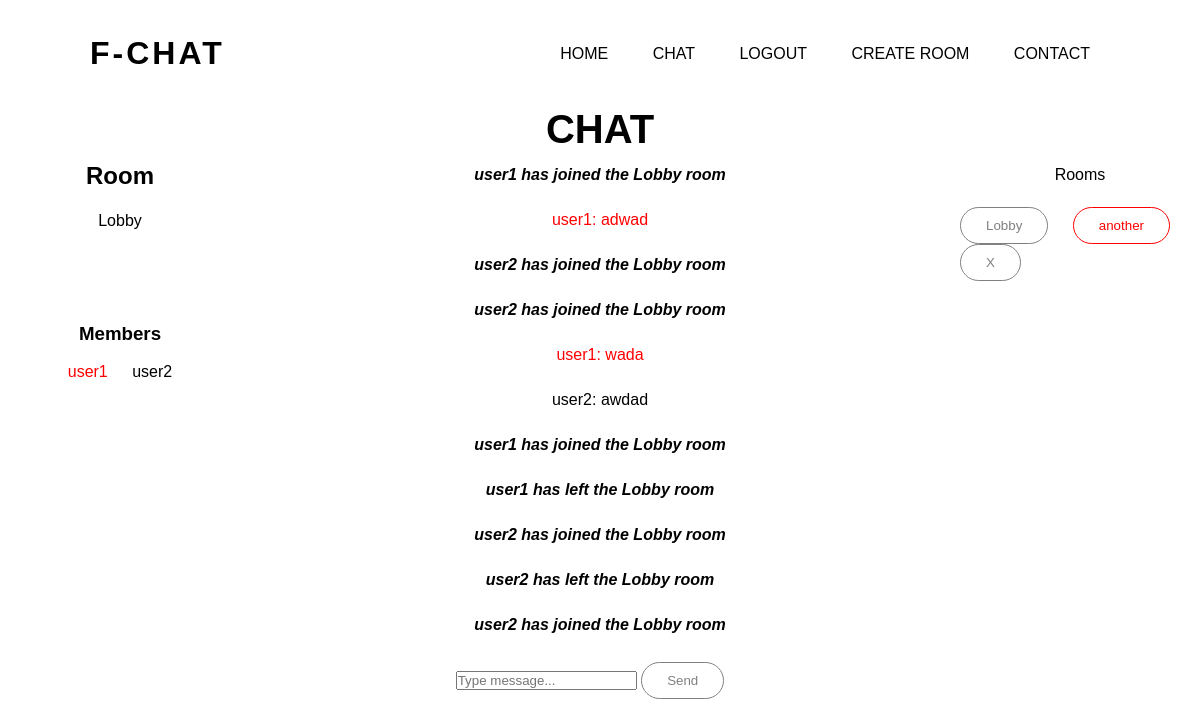
Page /chat (signed in) on the earlier database version.
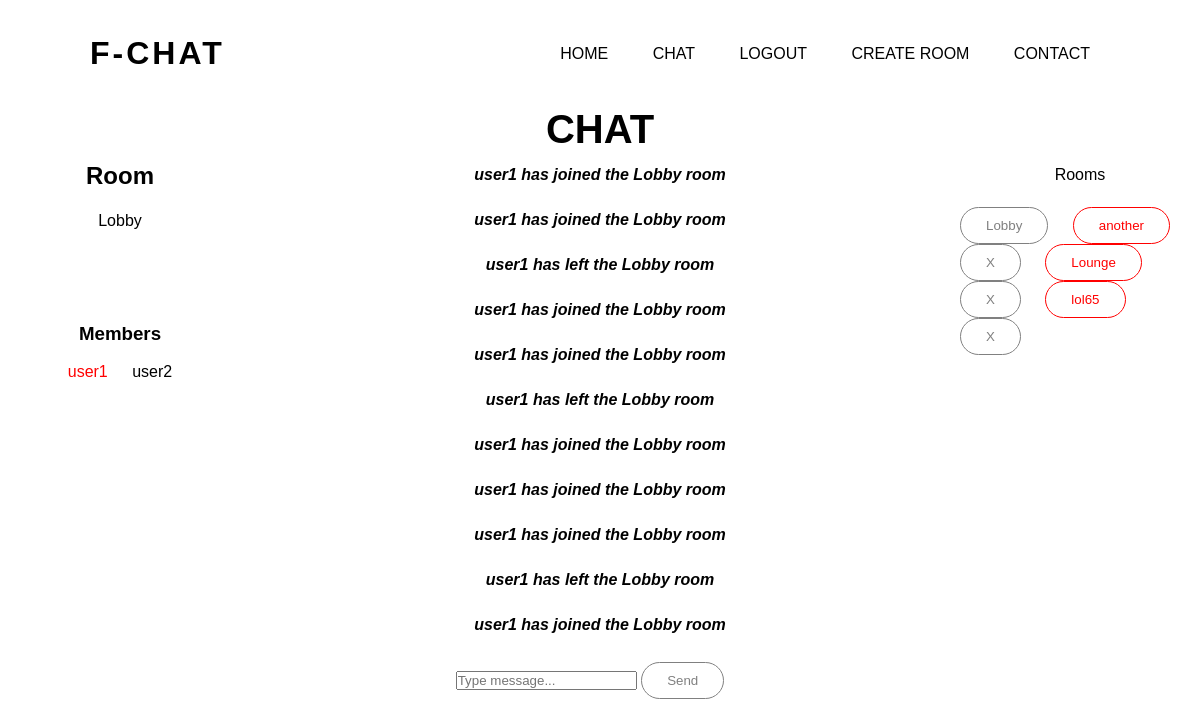
Same page on the later database version.
### app/models.py (models this page shows)
class User(db.Model, UserMixin):
    __tablename__ = "user"
    id = db.Column(db.Integer, primary_key=True)
    username = db.Column(db.String(80))
    email = db.Column(db.String(100))
    password = db.Column(db.String(200))
    authored_messages = db.relationship('Message')
    owned_rooms = db.relationship('Room')
    rooms = db.relationship('Room', secondary=room_members, backref=db.backref('members', lazy='dynamic'))

class Message(db.Model):
    __tablename__ = "message"
    id = db.Column(db.Integer, primary_key=True)
    room_id = db.Column(db.Integer, db.ForeignKey('room.id'))
    author = db.Column(db.String(80), db.ForeignKey('user.username'))
    content = db.Column(db.String(500))
    receivers = db.relationship('User', secondary=message_receivers, backref=db.backref('messages', lazy='dynamic'))
    is_system_message = db.Column(db.Boolean, default=False)

class Room(db.Model):
    __tablename__ = "room"
    id = db.Column(db.Integer, primary_key=True)
    room_name = db.Column(db.String(100))
    owner = db.Column(db.String(80), db.ForeignKey('user.username'))
    messages = db.relationship('Message')

### app/views.py (the view)
@views.route("/chat", methods=["GET", "POST"])
def chat():
    lobby_room = Room.query.filter_by(room_name="Lobby").first()
    if not lobby_room:
        lobby_room = Room(room_name="Lobby")
        db.session.add(lobby_room)
        for user in User.query.all():
            lobby_room.members.append(user)
        db.session.commit()
    elif current_user not in lobby_room.members:
        lobby_room.members.append(current_user)
        db.session.commit()
    elif len(lobby_room.messages) >= 100:
        db.session.delete(lobby_room.messages[0])
        db.session.commit()
    return render_template("chat.html", user=current_user, rooms=current_user.rooms, current_room=Room.query.filter_by(room_name=session["current_room"]).first())

### app/__init__.py (called while the page is built)
def create_app():
    app.config["SECRET_KEY"] = "secret!"
    app.config["SESSION_TYPE"] = "filesystem"
    app.config["SQLALCHEMY_DATABASE_URI"] = f"sqlite:///{DB_NAME}"
    login_manager = LoginManager()
    login_manager.init_app(app)
    Session(app)
    @login_manager.user_loader
    def load_user(id):
        return User.query.get(int(id))
    db.init_app(app)
    from .application import socketio
    from .views import views
    from .auth import auth
    app.register_blueprint(views, url_prefix="/")
    app.register_blueprint(auth, url_prefix="/")
    create_database(app)
    return socketio, app

### app/templates/chat.html (shortened to what this page needs)
{% extends "base.html" %} {% block title %} Chat {% endblock %}
{% from 'field-macro.html' import displayField %}
{% block content %}
<h1 class="chat-heading">Chat</h1>
<head>
    <link rel="stylesheet" href="../static/css/chat.css">
</head>
<div class="container">
        <div id="display-current-room">
            <h2>Room</h2><br>
            <p id="get-room">{{current_room.room_name}}</p>
        </div>
        <div id="display-room-members">
            <h3 align="center">Members</h3><br>
            <ul class="member-list">
            {% for member in current_room.members %}
                {% if member.username == user.username %}
                    <li style="color: red;">{{member.username}}</li>
                {% else %}
                    <li>{{member.username}}</li>
                {% endif %}
            {% endfor %}
            </ul>
        </div>
        <div id="manage-room">
        </div>
        <div id="display-message-section">
            {% for message in current_room.messages %}
                {% if message in user.messages %}
                    {% if message.is_system_message %}
                        <p><i><b>{{ message.content }}</b></i></p>
                    {% else %}
                        {% if message.author == user.username %}
                            <p style="color: red;">{{ message.author }}: {{ message.content }}</p>
                        {% else %}
                            <p>{{ message.author }}: {{ message.content }}</p>
                        {% endif %}
                    {% endif %}
                {% endif %}
            {% endfor %}
        </div>
        <div id="input-area">
            <input type="text" id="user_message" placeholder="Type message..." autocomplete="off">
            <button class="send-button" type="button" id="send_message">Send</button>
        </div>
        <div id="room-section">
            <p>Rooms</p>
            {% for room in rooms %}
                {% if room.owner == user.username %}
                    <button style="color: red;" class="select-room" type="button">{{room.room_name}}</button>
                    <button onclick="deleteRoom('{{room.room_name}}')">X</button>
                {% else %}
                    <button class="select-room" type="button">{{room.room_name}}</button>
                {% endif %}
            {% endfor %}
        </div>
</div>
{% endblock %}

Differences in the rows shown:
removed Message: author "user1", content "adwad"
removed Message: content "user2 has joined the Lobby room"
removed Message: content "user2 has joined the Lobby room"
removed Message: author "user1", content "wada"
removed Message: author "user2", content "awdad"
removed Message: content "user2 has joined the Lobby room"
removed Message: content "user2 has left the Lobby room"
removed Message: content "user2 has joined the Lobby room"
now on this page (row unchanged): Message: content "user1 has joined the Lobby room"
now on this page (row unchanged): Message: content "user1 has joined the Lobby room"
now on this page (row unchanged): Message: content "user1 has left the Lobby room"
now on this page (row unchanged): Message: content "user1 has joined the Lobby room"
now on this page (row unchanged): Message: content "user1 has joined the Lobby room"
now on this page (row unchanged): Message: content "user1 has joined the Lobby room"
now on this page (row unchanged): Message: content "user1 has left the Lobby room"
now on this page (row unchanged): Message: content "user1 has joined the Lobby room"
added Room: room_name "Lounge"
added Room: room_name "lol65"
